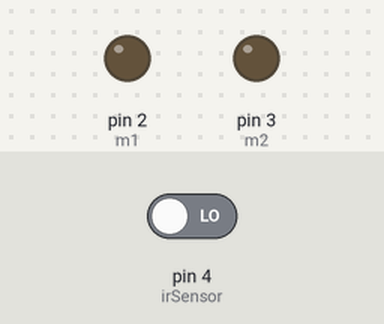
Bench run of a sketch on a simulated Arduino Uno, built with avr-gcc and run on an emulated ATmega328P. Parts: output pins drawn as LEDs (lit = HIGH). Inputs (shaded band) come from the test bench; at power-on: pin 4 (irSensor) LOW.

Above: at 1.2 s.
1.3 s: pin 4 (irSensor) driven HIGH
At 2.0 s:
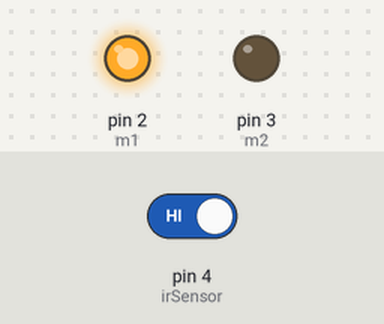
4.3 s: pin 4 (irSensor) driven LOW
At 5.5 s:
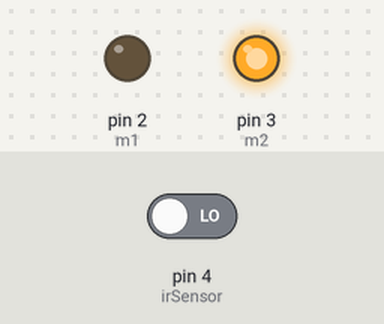
Timing chart, 0 to 7.3 s (numbered marks = the images above; inputs shaded):
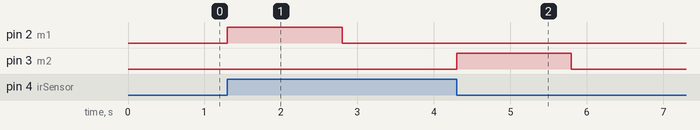

Measured:
- after the input at 1.3 s, pin 2 (m1): LOW → HIGH at once, → LOW 1.5 s later
- after the input at 4.3 s, pin 3 (m2): LOW → HIGH at once, → LOW 1.5 s later

The sketch:

door.ino
```cpp
#define m1 2
#define m2 3
#define irSensor 4
#define weightSensor 5

int flag = 0;
int delayTime = 1500;

void rotateClockwise(){
  digitalWrite(m1,HIGH);
  digitalWrite(m2,LOW);
}

void rotateAntiClockwise(){
  digitalWrite(m1,LOW);
  digitalWrite(m2,HIGH);
}

void stopRotating(){
  digitalWrite(m1,LOW);
  digitalWrite(m2,LOW);
}

void setup() {
  //Serial.begin(9600);
  pinMode(m1,OUTPUT);
  pinMode(m2,OUTPUT);
  pinMode(irSensor,INPUT);
  pinMode(weightSensor,INPUT);
}

void loop() {
  //Serial.println(digitalRead(weightSensor));
  if(digitalRead(irSensor) == HIGH && flag == 0){
      rotateClockwise();
      delay(delayTime);
      stopRotating();
      flag = 1;
    }
  if(digitalRead(irSensor) == LOW && flag == 1){
    rotateAntiClockwise();
    delay(delayTime);
    stopRotating();
    flag = 0;
    }
}
```
